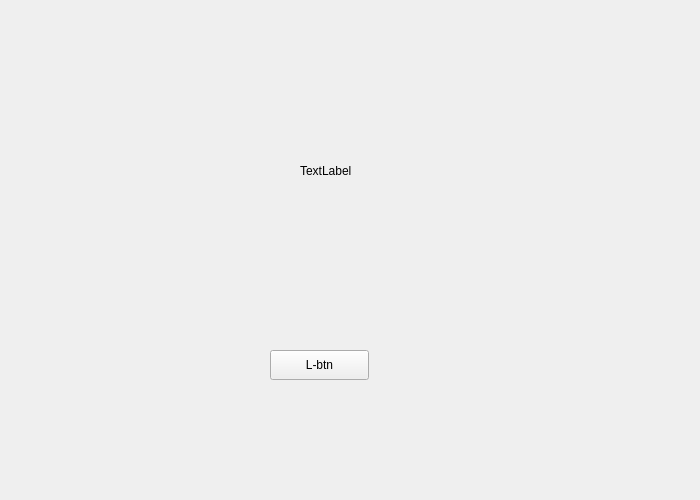
<?xml version="1.0" encoding="UTF-8"?>
<ui version="4.0">
 <class>Form</class>
 <widget class="QWidget" name="Form">
  <property name="enabled">
   <bool>true</bool>
  </property>
  <property name="geometry">
   <rect>
    <x>0</x>
    <y>0</y>
    <width>700</width>
    <height>500</height>
   </rect>
  </property>
  <property name="windowTitle">
   <string>Form</string>
  </property>
  <widget class="QLabel" name="label">
   <property name="geometry">
    <rect>
     <x>300</x>
     <y>160</y>
     <width>68</width>
     <height>22</height>
    </rect>
   </property>
   <property name="text">
    <string>TextLabel</string>
   </property>
  </widget>
  <widget class="QPushButton" name="btn1">
   <property name="geometry">
    <rect>
     <x>270</x>
     <y>350</y>
     <width>99</width>
     <height>30</height>
    </rect>
   </property>
   <property name="text">
    <string>L-btn</string>
   </property>
  </widget>
 </widget>
 <resources/>
 <connections/>
 <slots>
  <slot>slot1()</slot>
  <slot>slot2()</slot>
 </slots>
</ui>
